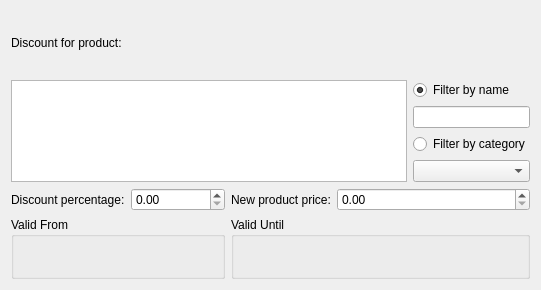
<?xml version="1.0" encoding="UTF-8"?>
<ui version="4.0">
 <class>promoEditor</class>
 <widget class="QWidget" name="promoEditor">
  <property name="geometry">
   <rect>
    <x>0</x>
    <y>0</y>
    <width>541</width>
    <height>290</height>
   </rect>
  </property>
  <property name="sizePolicy">
   <sizepolicy hsizetype="Maximum" vsizetype="Maximum">
    <horstretch>0</horstretch>
    <verstretch>0</verstretch>
   </sizepolicy>
  </property>
  <property name="minimumSize">
   <size>
    <width>532</width>
    <height>290</height>
   </size>
  </property>
  <property name="windowTitle">
   <string>Form</string>
  </property>
  <layout class="QGridLayout" name="gridLayout">
   <item row="0" column="0">
    <widget class="QLabel" name="label9">
     <property name="sizePolicy">
      <sizepolicy hsizetype="Maximum" vsizetype="Preferred">
       <horstretch>0</horstretch>
       <verstretch>0</verstretch>
      </sizepolicy>
     </property>
     <property name="text">
      <string>Discount for product:</string>
     </property>
    </widget>
   </item>
   <item row="1" column="0" colspan="5">
    <layout class="QGridLayout">
     <item row="0" column="0" rowspan="4">
      <widget class="QListView" name="productsList"/>
     </item>
     <item row="0" column="1">
      <widget class="QRadioButton" name="chByName">
       <property name="text">
        <string>Filter by name</string>
       </property>
       <property name="checked">
        <bool>true</bool>
       </property>
      </widget>
     </item>
     <item row="1" column="1" colspan="2">
      <widget class="QLineEdit" name="editName"/>
     </item>
     <item row="2" column="1" colspan="2">
      <widget class="QRadioButton" name="chByCat">
       <property name="text">
        <string>Filter by category</string>
       </property>
      </widget>
     </item>
     <item row="3" column="1" colspan="2">
      <widget class="QComboBox" name="comboCategory"/>
     </item>
    </layout>
   </item>
   <item row="2" column="0">
    <widget class="QLabel" name="label_9">
     <property name="sizePolicy">
      <sizepolicy hsizetype="Maximum" vsizetype="Preferred">
       <horstretch>0</horstretch>
       <verstretch>0</verstretch>
      </sizepolicy>
     </property>
     <property name="text">
      <string>Discount percentage:</string>
     </property>
     <property name="buddy">
      <cstring>spinboxDiscount</cstring>
     </property>
    </widget>
   </item>
   <item row="2" column="1">
    <widget class="QDoubleSpinBox" name="spinboxDiscount"/>
   </item>
   <item row="2" column="2">
    <widget class="QLabel" name="label">
     <property name="text">
      <string>New product price:</string>
     </property>
    </widget>
   </item>
   <item row="3" column="0" colspan="2">
    <widget class="QGroupBox" name="groupValidDate_2">
     <property name="sizePolicy">
      <sizepolicy hsizetype="Minimum" vsizetype="Preferred">
       <horstretch>0</horstretch>
       <verstretch>0</verstretch>
      </sizepolicy>
     </property>
     <property name="minimumSize">
      <size>
       <width>120</width>
       <height>0</height>
      </size>
     </property>
     <property name="title">
      <string>Valid From</string>
     </property>
     <layout class="QVBoxLayout">
      <property name="spacing">
       <number>2</number>
      </property>
      <property name="leftMargin">
       <number>4</number>
      </property>
      <property name="topMargin">
       <number>4</number>
      </property>
      <property name="rightMargin">
       <number>4</number>
      </property>
      <property name="bottomMargin">
       <number>4</number>
      </property>
      <item>
       <widget class="KDatePicker" name="offersDatepickerStart"/>
      </item>
     </layout>
    </widget>
   </item>
   <item row="3" column="2" colspan="3">
    <widget class="QGroupBox" name="groupValidDate">
     <property name="sizePolicy">
      <sizepolicy hsizetype="Minimum" vsizetype="Preferred">
       <horstretch>0</horstretch>
       <verstretch>0</verstretch>
      </sizepolicy>
     </property>
     <property name="minimumSize">
      <size>
       <width>150</width>
       <height>0</height>
      </size>
     </property>
     <property name="title">
      <string>Valid Until</string>
     </property>
     <layout class="QVBoxLayout">
      <property name="spacing">
       <number>2</number>
      </property>
      <property name="leftMargin">
       <number>4</number>
      </property>
      <property name="topMargin">
       <number>4</number>
      </property>
      <property name="rightMargin">
       <number>4</number>
      </property>
      <property name="bottomMargin">
       <number>4</number>
      </property>
      <item>
       <widget class="KDatePicker" name="offersDatepickerEnd"/>
      </item>
     </layout>
    </widget>
   </item>
   <item row="2" column="3" colspan="2">
    <widget class="QDoubleSpinBox" name="spinboxPrice">
     <property name="maximum">
      <double>999999.989999999990687</double>
     </property>
     <property name="singleStep">
      <double>0.100000000000000</double>
     </property>
    </widget>
   </item>
  </layout>
 </widget>
 <customwidgets>
  <customwidget>
   <class>KDatePicker</class>
   <extends>QFrame</extends>
   <header>kdatepicker.h</header>
   <container>1</container>
  </customwidget>
 </customwidgets>
 <resources/>
 <connections/>
</ui>
